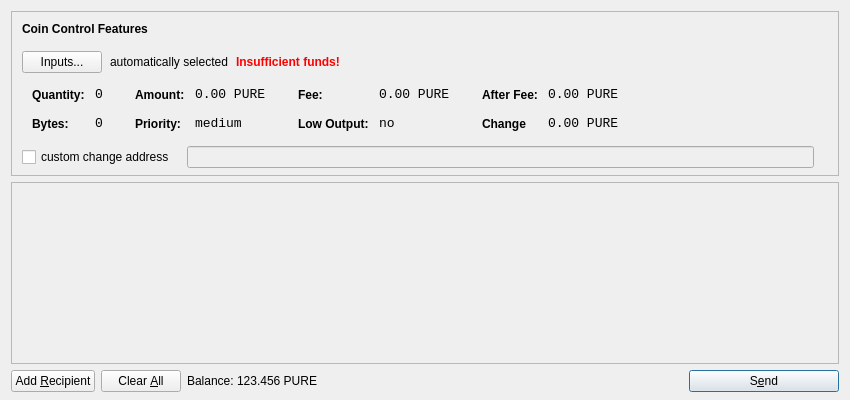
<?xml version="1.0" encoding="UTF-8"?>
<ui version="4.0">
 <class>SendCoinsDialog</class>
 <widget class="QDialog" name="SendCoinsDialog">
  <property name="geometry">
   <rect>
    <x>0</x>
    <y>0</y>
    <width>850</width>
    <height>400</height>
   </rect>
  </property>
  <property name="windowTitle">
   <string>Send Coins</string>
  </property>
  <layout class="QVBoxLayout" name="verticalLayout" stretch="0,1,0">
   <property name="bottomMargin">
    <number>8</number>
   </property>
   <item>
    <widget class="QFrame" name="frameCoinControl">
     <property name="sizePolicy">
      <sizepolicy hsizetype="Expanding" vsizetype="Expanding">
       <horstretch>0</horstretch>
       <verstretch>0</verstretch>
      </sizepolicy>
     </property>
     <property name="maximumSize">
      <size>
       <width>16777215</width>
       <height>16777215</height>
      </size>
     </property>
     <property name="frameShape">
      <enum>QFrame::StyledPanel</enum>
     </property>
     <property name="frameShadow">
      <enum>QFrame::Sunken</enum>
     </property>
     <layout class="QVBoxLayout" name="verticalLayoutCoinControl2">
      <property name="spacing">
       <number>-1</number>
      </property>
      <property name="leftMargin">
       <number>0</number>
      </property>
      <property name="topMargin">
       <number>0</number>
      </property>
      <property name="rightMargin">
       <number>0</number>
      </property>
      <property name="bottomMargin">
       <number>6</number>
      </property>
      <item>
       <layout class="QVBoxLayout" name="verticalLayoutCoinControl" stretch="0,0,0,0,1">
        <property name="spacing">
         <number>0</number>
        </property>
        <property name="leftMargin">
         <number>10</number>
        </property>
        <property name="topMargin">
         <number>10</number>
        </property>
        <item>
         <layout class="QHBoxLayout" name="horizontalLayoutCoinControl1">
          <property name="bottomMargin">
           <number>15</number>
          </property>
          <item>
           <widget class="QLabel" name="labelCoinControlFeatures">
            <property name="sizePolicy">
             <sizepolicy hsizetype="Preferred" vsizetype="Maximum">
              <horstretch>0</horstretch>
              <verstretch>0</verstretch>
             </sizepolicy>
            </property>
            <property name="font">
             <font>
              <weight>75</weight>
              <bold>true</bold>
             </font>
            </property>
            <property name="styleSheet">
             <string notr="true">font-weight:bold;</string>
            </property>
            <property name="text">
             <string>Coin Control Features</string>
            </property>
           </widget>
          </item>
         </layout>
        </item>
        <item>
         <layout class="QHBoxLayout" name="horizontalLayoutCoinControl2" stretch="0,0,0,0">
          <property name="spacing">
           <number>8</number>
          </property>
          <property name="bottomMargin">
           <number>10</number>
          </property>
          <item>
           <widget class="QPushButton" name="pushButtonCoinControl">
            <property name="styleSheet">
             <string notr="true"/>
            </property>
            <property name="text">
             <string>Inputs...</string>
            </property>
           </widget>
          </item>
          <item>
           <widget class="QLabel" name="labelCoinControlAutomaticallySelected">
            <property name="text">
             <string>automatically selected</string>
            </property>
            <property name="margin">
             <number>5</number>
            </property>
           </widget>
          </item>
          <item>
           <widget class="QLabel" name="labelCoinControlInsuffFunds">
            <property name="font">
             <font>
              <weight>75</weight>
              <bold>true</bold>
             </font>
            </property>
            <property name="styleSheet">
             <string notr="true">color:red;font-weight:bold;</string>
            </property>
            <property name="text">
             <string>Insufficient funds!</string>
            </property>
            <property name="margin">
             <number>5</number>
            </property>
           </widget>
          </item>
          <item>
           <spacer name="horizontalSpacerCoinControl">
            <property name="orientation">
             <enum>Qt::Horizontal</enum>
            </property>
            <property name="sizeHint" stdset="0">
             <size>
              <width>40</width>
              <height>1</height>
             </size>
            </property>
           </spacer>
          </item>
         </layout>
        </item>
        <item>
         <widget class="QWidget" name="widgetCoinControl" native="true">
          <property name="sizePolicy">
           <sizepolicy hsizetype="Preferred" vsizetype="Preferred">
            <horstretch>0</horstretch>
            <verstretch>0</verstretch>
           </sizepolicy>
          </property>
          <property name="minimumSize">
           <size>
            <width>0</width>
            <height>0</height>
           </size>
          </property>
          <property name="styleSheet">
           <string notr="true"/>
          </property>
          <layout class="QHBoxLayout" name="horizontalLayoutCoinControl5">
           <property name="margin">
            <number>0</number>
           </property>
           <item>
            <layout class="QHBoxLayout" name="horizontalLayoutCoinControl3" stretch="0,0,0,1">
             <property name="spacing">
              <number>20</number>
             </property>
             <property name="topMargin">
              <number>0</number>
             </property>
             <property name="bottomMargin">
              <number>10</number>
             </property>
             <item>
              <layout class="QFormLayout" name="formLayoutCoinControl1">
               <property name="horizontalSpacing">
                <number>10</number>
               </property>
               <property name="verticalSpacing">
                <number>14</number>
               </property>
               <property name="leftMargin">
                <number>10</number>
               </property>
               <property name="topMargin">
                <number>4</number>
               </property>
               <property name="rightMargin">
                <number>6</number>
               </property>
               <item row="0" column="0">
                <widget class="QLabel" name="labelCoinControlQuantityText">
                 <property name="styleSheet">
                  <string notr="true">font-weight:bold;</string>
                 </property>
                 <property name="text">
                  <string>Quantity:</string>
                 </property>
                 <property name="margin">
                  <number>0</number>
                 </property>
                </widget>
               </item>
               <item row="0" column="1">
                <widget class="QLabel" name="labelCoinControlQuantity">
                 <property name="font">
                  <font>
                   <family>Monospace</family>
                   <pointsize>10</pointsize>
                  </font>
                 </property>
                 <property name="cursor">
                  <cursorShape>IBeamCursor</cursorShape>
                 </property>
                 <property name="contextMenuPolicy">
                  <enum>Qt::ActionsContextMenu</enum>
                 </property>
                 <property name="text">
                  <string>0</string>
                 </property>
                 <property name="margin">
                  <number>0</number>
                 </property>
                 <property name="textInteractionFlags">
                  <set>Qt::LinksAccessibleByMouse|Qt::TextSelectableByKeyboard|Qt::TextSelectableByMouse</set>
                 </property>
                </widget>
               </item>
               <item row="1" column="0">
                <widget class="QLabel" name="labelCoinControlBytesText">
                 <property name="styleSheet">
                  <string notr="true">font-weight:bold;</string>
                 </property>
                 <property name="text">
                  <string>Bytes:</string>
                 </property>
                </widget>
               </item>
               <item row="1" column="1">
                <widget class="QLabel" name="labelCoinControlBytes">
                 <property name="font">
                  <font>
                   <family>Monospace</family>
                   <pointsize>10</pointsize>
                  </font>
                 </property>
                 <property name="cursor">
                  <cursorShape>IBeamCursor</cursorShape>
                 </property>
                 <property name="contextMenuPolicy">
                  <enum>Qt::ActionsContextMenu</enum>
                 </property>
                 <property name="text">
                  <string>0</string>
                 </property>
                 <property name="textInteractionFlags">
                  <set>Qt::LinksAccessibleByMouse|Qt::TextSelectableByKeyboard|Qt::TextSelectableByMouse</set>
                 </property>
                </widget>
               </item>
              </layout>
             </item>
             <item>
              <layout class="QFormLayout" name="formLayoutCoinControl2">
               <property name="horizontalSpacing">
                <number>10</number>
               </property>
               <property name="verticalSpacing">
                <number>14</number>
               </property>
               <property name="leftMargin">
                <number>6</number>
               </property>
               <property name="topMargin">
                <number>4</number>
               </property>
               <property name="rightMargin">
                <number>6</number>
               </property>
               <item row="0" column="0">
                <widget class="QLabel" name="labelCoinControlAmountText">
                 <property name="styleSheet">
                  <string notr="true">font-weight:bold;</string>
                 </property>
                 <property name="text">
                  <string>Amount:</string>
                 </property>
                 <property name="margin">
                  <number>0</number>
                 </property>
                </widget>
               </item>
               <item row="0" column="1">
                <widget class="QLabel" name="labelCoinControlAmount">
                 <property name="font">
                  <font>
                   <family>Monospace</family>
                   <pointsize>10</pointsize>
                  </font>
                 </property>
                 <property name="cursor">
                  <cursorShape>IBeamCursor</cursorShape>
                 </property>
                 <property name="contextMenuPolicy">
                  <enum>Qt::ActionsContextMenu</enum>
                 </property>
                 <property name="text">
                  <string>0.00 PURE</string>
                 </property>
                 <property name="textInteractionFlags">
                  <set>Qt::LinksAccessibleByMouse|Qt::TextSelectableByKeyboard|Qt::TextSelectableByMouse</set>
                 </property>
                </widget>
               </item>
               <item row="1" column="0">
                <widget class="QLabel" name="labelCoinControlPriorityText">
                 <property name="styleSheet">
                  <string notr="true">font-weight:bold;</string>
                 </property>
                 <property name="text">
                  <string>Priority:</string>
                 </property>
                </widget>
               </item>
               <item row="1" column="1">
                <widget class="QLabel" name="labelCoinControlPriority">
                 <property name="font">
                  <font>
                   <family>Monospace</family>
                   <pointsize>10</pointsize>
                  </font>
                 </property>
                 <property name="cursor">
                  <cursorShape>IBeamCursor</cursorShape>
                 </property>
                 <property name="contextMenuPolicy">
                  <enum>Qt::ActionsContextMenu</enum>
                 </property>
                 <property name="text">
                  <string>medium</string>
                 </property>
                 <property name="textInteractionFlags">
                  <set>Qt::LinksAccessibleByMouse|Qt::TextSelectableByKeyboard|Qt::TextSelectableByMouse</set>
                 </property>
                </widget>
               </item>
              </layout>
             </item>
             <item>
              <layout class="QFormLayout" name="formLayoutCoinControl3">
               <property name="horizontalSpacing">
                <number>10</number>
               </property>
               <property name="verticalSpacing">
                <number>14</number>
               </property>
               <property name="leftMargin">
                <number>6</number>
               </property>
               <property name="topMargin">
                <number>4</number>
               </property>
               <property name="rightMargin">
                <number>6</number>
               </property>
               <item row="0" column="0">
                <widget class="QLabel" name="labelCoinControlFeeText">
                 <property name="styleSheet">
                  <string notr="true">font-weight:bold;</string>
                 </property>
                 <property name="text">
                  <string>Fee:</string>
                 </property>
                 <property name="margin">
                  <number>0</number>
                 </property>
                </widget>
               </item>
               <item row="0" column="1">
                <widget class="QLabel" name="labelCoinControlFee">
                 <property name="font">
                  <font>
                   <family>Monospace</family>
                   <pointsize>10</pointsize>
                  </font>
                 </property>
                 <property name="cursor">
                  <cursorShape>IBeamCursor</cursorShape>
                 </property>
                 <property name="contextMenuPolicy">
                  <enum>Qt::ActionsContextMenu</enum>
                 </property>
                 <property name="text">
                  <string>0.00 PURE</string>
                 </property>
                 <property name="textInteractionFlags">
                  <set>Qt::LinksAccessibleByMouse|Qt::TextSelectableByKeyboard|Qt::TextSelectableByMouse</set>
                 </property>
                </widget>
               </item>
               <item row="1" column="0">
                <widget class="QLabel" name="labelCoinControlLowOutputText">
                 <property name="styleSheet">
                  <string notr="true">font-weight:bold;</string>
                 </property>
                 <property name="text">
                  <string>Low Output:</string>
                 </property>
                </widget>
               </item>
               <item row="1" column="1">
                <widget class="QLabel" name="labelCoinControlLowOutput">
                 <property name="font">
                  <font>
                   <family>Monospace</family>
                   <pointsize>10</pointsize>
                  </font>
                 </property>
                 <property name="cursor">
                  <cursorShape>IBeamCursor</cursorShape>
                 </property>
                 <property name="contextMenuPolicy">
                  <enum>Qt::ActionsContextMenu</enum>
                 </property>
                 <property name="text">
                  <string>no</string>
                 </property>
                 <property name="textInteractionFlags">
                  <set>Qt::LinksAccessibleByMouse|Qt::TextSelectableByKeyboard|Qt::TextSelectableByMouse</set>
                 </property>
                </widget>
               </item>
              </layout>
             </item>
             <item>
              <layout class="QFormLayout" name="formLayoutCoinControl4">
               <property name="horizontalSpacing">
                <number>10</number>
               </property>
               <property name="verticalSpacing">
                <number>14</number>
               </property>
               <property name="leftMargin">
                <number>6</number>
               </property>
               <property name="topMargin">
                <number>4</number>
               </property>
               <property name="rightMargin">
                <number>6</number>
               </property>
               <item row="0" column="0">
                <widget class="QLabel" name="labelCoinControlAfterFeeText">
                 <property name="styleSheet">
                  <string notr="true">font-weight:bold;</string>
                 </property>
                 <property name="text">
                  <string>After Fee:</string>
                 </property>
                 <property name="margin">
                  <number>0</number>
                 </property>
                </widget>
               </item>
               <item row="0" column="1">
                <widget class="QLabel" name="labelCoinControlAfterFee">
                 <property name="font">
                  <font>
                   <family>Monospace</family>
                   <pointsize>10</pointsize>
                  </font>
                 </property>
                 <property name="cursor">
                  <cursorShape>IBeamCursor</cursorShape>
                 </property>
                 <property name="contextMenuPolicy">
                  <enum>Qt::ActionsContextMenu</enum>
                 </property>
                 <property name="text">
                  <string>0.00 PURE</string>
                 </property>
                 <property name="textInteractionFlags">
                  <set>Qt::LinksAccessibleByMouse|Qt::TextSelectableByKeyboard|Qt::TextSelectableByMouse</set>
                 </property>
                </widget>
               </item>
               <item row="1" column="0">
                <widget class="QLabel" name="labelCoinControlChangeText">
                 <property name="styleSheet">
                  <string notr="true">font-weight:bold;</string>
                 </property>
                 <property name="text">
                  <string>Change</string>
                 </property>
                </widget>
               </item>
               <item row="1" column="1">
                <widget class="QLabel" name="labelCoinControlChange">
                 <property name="font">
                  <font>
                   <family>Monospace</family>
                   <pointsize>10</pointsize>
                  </font>
                 </property>
                 <property name="cursor">
                  <cursorShape>IBeamCursor</cursorShape>
                 </property>
                 <property name="contextMenuPolicy">
                  <enum>Qt::ActionsContextMenu</enum>
                 </property>
                 <property name="text">
                  <string>0.00 PURE</string>
                 </property>
                 <property name="textInteractionFlags">
                  <set>Qt::LinksAccessibleByMouse|Qt::TextSelectableByKeyboard|Qt::TextSelectableByMouse</set>
                 </property>
                </widget>
               </item>
              </layout>
             </item>
            </layout>
           </item>
          </layout>
         </widget>
        </item>
        <item>
         <layout class="QHBoxLayout" name="horizontalLayoutCoinControl4" stretch="0,0,0">
          <property name="spacing">
           <number>12</number>
          </property>
          <property name="sizeConstraint">
           <enum>QLayout::SetDefaultConstraint</enum>
          </property>
          <property name="topMargin">
           <number>5</number>
          </property>
          <property name="rightMargin">
           <number>5</number>
          </property>
          <item>
           <widget class="QCheckBox" name="checkBoxCoinControlChange">
            <property name="text">
             <string>custom change address</string>
            </property>
           </widget>
          </item>
          <item>
           <widget class="QLineEdit" name="lineEditCoinControlChange">
            <property name="enabled">
             <bool>false</bool>
            </property>
            <property name="sizePolicy">
             <sizepolicy hsizetype="Expanding" vsizetype="Fixed">
              <horstretch>0</horstretch>
              <verstretch>0</verstretch>
             </sizepolicy>
            </property>
           </widget>
          </item>
          <item>
           <widget class="QLabel" name="labelCoinControlChangeLabel">
            <property name="sizePolicy">
             <sizepolicy hsizetype="Preferred" vsizetype="Expanding">
              <horstretch>0</horstretch>
              <verstretch>0</verstretch>
             </sizepolicy>
            </property>
            <property name="minimumSize">
             <size>
              <width>0</width>
              <height>0</height>
             </size>
            </property>
            <property name="text">
             <string/>
            </property>
            <property name="margin">
             <number>3</number>
            </property>
           </widget>
          </item>
         </layout>
        </item>
        <item>
         <spacer name="verticalSpacerCoinControl">
          <property name="orientation">
           <enum>Qt::Vertical</enum>
          </property>
          <property name="sizeHint" stdset="0">
           <size>
            <width>800</width>
            <height>1</height>
           </size>
          </property>
         </spacer>
        </item>
       </layout>
      </item>
     </layout>
    </widget>
   </item>
   <item>
    <widget class="QScrollArea" name="scrollArea">
     <property name="widgetResizable">
      <bool>true</bool>
     </property>
     <widget class="QWidget" name="scrollAreaWidgetContents">
      <property name="geometry">
       <rect>
        <x>0</x>
        <y>0</y>
        <width>830</width>
        <height>165</height>
       </rect>
      </property>
      <layout class="QVBoxLayout" name="verticalLayout_2">
       <property name="margin">
        <number>0</number>
       </property>
       <item>
        <layout class="QVBoxLayout" name="entries">
         <property name="spacing">
          <number>6</number>
         </property>
        </layout>
       </item>
       <item>
        <spacer name="verticalSpacer">
         <property name="orientation">
          <enum>Qt::Vertical</enum>
         </property>
         <property name="sizeHint" stdset="0">
          <size>
           <width>20</width>
           <height>40</height>
          </size>
         </property>
        </spacer>
       </item>
      </layout>
     </widget>
    </widget>
   </item>
   <item>
    <layout class="QHBoxLayout" name="horizontalLayout">
     <item>
      <widget class="QPushButton" name="addButton">
       <property name="toolTip">
        <string>Send to multiple recipients at once</string>
       </property>
       <property name="text">
        <string>Add &amp;Recipient</string>
       </property>
       <property name="icon">
        <iconset resource="../bitcoin.qrc">
         <normaloff>:/icons/add</normaloff>:/icons/add</iconset>
       </property>
       <property name="autoDefault">
        <bool>false</bool>
       </property>
      </widget>
     </item>
     <item>
      <widget class="QPushButton" name="clearButton">
       <property name="sizePolicy">
        <sizepolicy hsizetype="Minimum" vsizetype="Fixed">
         <horstretch>0</horstretch>
         <verstretch>0</verstretch>
        </sizepolicy>
       </property>
       <property name="toolTip">
        <string>Remove all transaction fields</string>
       </property>
       <property name="text">
        <string>Clear &amp;All</string>
       </property>
       <property name="icon">
        <iconset resource="../bitcoin.qrc">
         <normaloff>:/icons/remove</normaloff>:/icons/remove</iconset>
       </property>
       <property name="autoRepeatDelay">
        <number>300</number>
       </property>
       <property name="autoDefault">
        <bool>false</bool>
       </property>
      </widget>
     </item>
     <item>
      <layout class="QHBoxLayout" name="horizontalLayout_2">
       <property name="spacing">
        <number>3</number>
       </property>
       <item>
        <widget class="QLabel" name="label">
         <property name="sizePolicy">
          <sizepolicy hsizetype="Preferred" vsizetype="Fixed">
           <horstretch>0</horstretch>
           <verstretch>0</verstretch>
          </sizepolicy>
         </property>
         <property name="text">
          <string>Balance:</string>
         </property>
        </widget>
       </item>
       <item>
        <widget class="QLabel" name="labelBalance">
         <property name="sizePolicy">
          <sizepolicy hsizetype="Preferred" vsizetype="Fixed">
           <horstretch>0</horstretch>
           <verstretch>0</verstretch>
          </sizepolicy>
         </property>
         <property name="cursor">
          <cursorShape>IBeamCursor</cursorShape>
         </property>
         <property name="text">
          <string>123.456 PURE</string>
         </property>
         <property name="textInteractionFlags">
          <set>Qt::LinksAccessibleByMouse|Qt::TextSelectableByKeyboard|Qt::TextSelectableByMouse</set>
         </property>
        </widget>
       </item>
      </layout>
     </item>
     <item>
      <spacer name="horizontalSpacer">
       <property name="orientation">
        <enum>Qt::Horizontal</enum>
       </property>
       <property name="sizeHint" stdset="0">
        <size>
         <width>40</width>
         <height>20</height>
        </size>
       </property>
      </spacer>
     </item>
     <item>
      <widget class="QPushButton" name="sendButton">
       <property name="minimumSize">
        <size>
         <width>150</width>
         <height>0</height>
        </size>
       </property>
       <property name="toolTip">
        <string>Confirm the send action</string>
       </property>
       <property name="text">
        <string>S&amp;end</string>
       </property>
       <property name="icon">
        <iconset resource="../bitcoin.qrc">
         <normaloff>:/icons/send</normaloff>:/icons/send</iconset>
       </property>
       <property name="default">
        <bool>true</bool>
       </property>
      </widget>
     </item>
    </layout>
   </item>
  </layout>
 </widget>
 <resources>
  <include location="../bitcoin.qrc"/>
 </resources>
 <connections/>
</ui>
